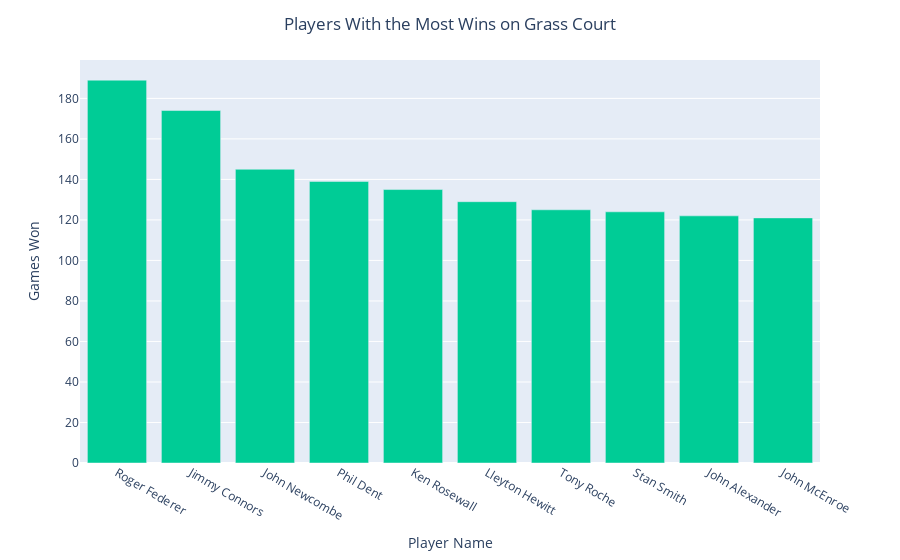
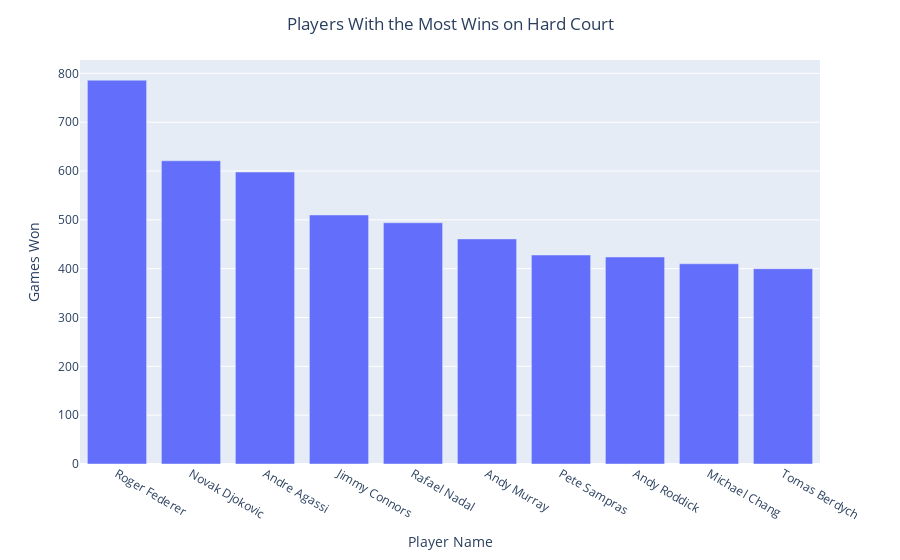
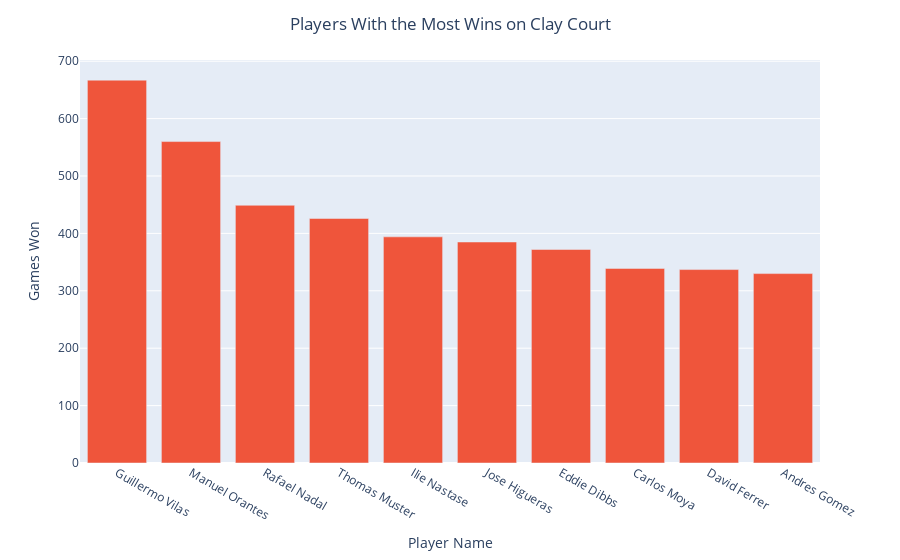
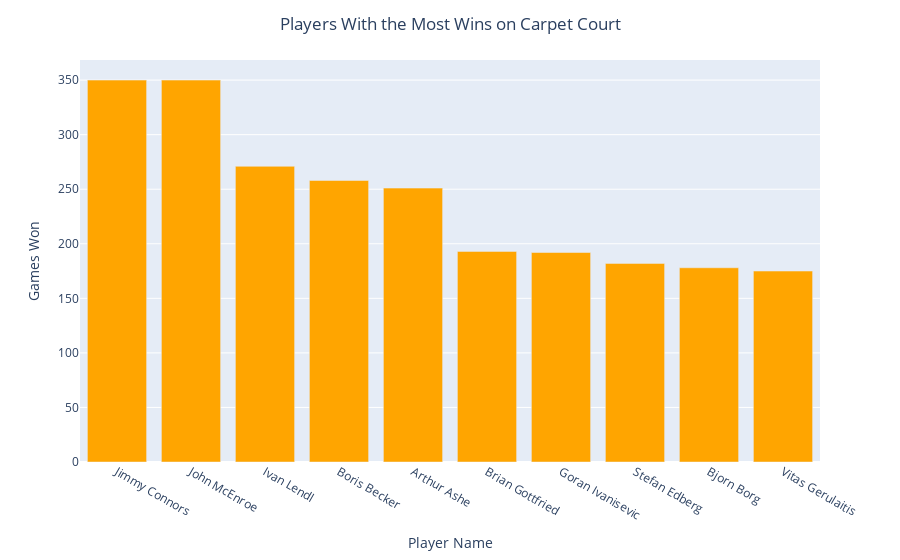

These figures' notebook cell, in order:
### Code cell
import plotly.express as px

def court_surface(df):
    """
    In this function, it takes a dataframe and will create four bar graphs
    presenting the top 10 players that won the most games within that
    type of court. With plotly, the bar graph displays the name, games won
    on that court, number of times that player played on that court, and
    their winning percentage on that court.
    Special cases:
    """
    winner = df.groupby(['winner_name', 'surface'], as_index=False).size()
    loser = df.groupby(['loser_name', 'surface'], as_index=False).size()
    winner_loser = winner.merge(loser, left_on=['winner_name', 'surface'],
                                right_on=['loser_name', 'surface'],
                                how='inner')
    winner_loser['surface_total'] = (winner_loser['size_x'] +
                                     winner_loser['size_y'])
    winner_loser['total_matches'] = (winner_loser['surface_total']
                                     .groupby(winner_loser['winner_name'])
                                     .transform('sum'))
    winner_loser = winner_loser.rename(columns={'winner_name': 'name',
                                       'size_x': 'won', 'size_y': 'lost'})
    winner_loser = winner_loser.drop(['loser_name'], axis=1)
    winner_loser['win_rate'] = round((winner_loser['won'] /
                                      winner_loser['surface_total']) * 100, 2)
    # winner_loser.to_csv('winner_loser.csv')
    # print(winner_loser)

    grass_court = winner_loser[winner_loser['surface'] == 'Grass']
    grass_court_top10 = grass_court.nlargest(10, 'won')
    fig1 = px.bar(grass_court_top10, x='name', y='won',
                  hover_data=['surface_total', 'win_rate'],
                  labels={
                     'name': 'Player Name',
                     'won': 'Games Won',
                     'surface_total': 'Total Matches on Grass',
                     'win_rate': 'Winning Percentage on Grass'
                  })
    fig1.update_traces(marker_color='#00CC96')
    fig1.update_layout(title_text='Players With the Most Wins on Grass Court',
                       title_x=0.5)
    fig1.show()

    hard_court = winner_loser[winner_loser['surface'] == 'Hard']
    hard_court_top10 = hard_court.nlargest(10, 'won')
    fig2 = px.bar(hard_court_top10, x='name', y='won',
                  color_discrete_sequence=['blue'],
                  hover_data=['surface_total', 'win_rate'],
                  labels={
                     'name': 'Player Name',
                     'won': 'Games Won',
                     'surface_total': 'Total Matches on Hard',
                     'win_rate': 'Winning Percentage on Hard'
                  })
    fig2.update_traces(marker_color='#636EFA')
    fig2.update_layout(title='Players With the Most Wins on Hard Court',
                       title_x=0.5)
    fig2.show()

    clay_court = winner_loser[winner_loser['surface'] == 'Clay']
    clay_court_top10 = clay_court.nlargest(10, 'won')
    fig3 = px.bar(clay_court_top10, x='name', y='won',
                  color_discrete_sequence=['red'],
                  hover_data=['surface_total', 'win_rate'],
                  labels={
                     'name': 'Player Name',
                     'won': 'Games Won',
                     'surface_total': 'Total Matches on Clay',
                     'win_rate': 'Winning Percentage on Clay'
                  })
    fig3.update_traces(marker_color='#EF553B')
    fig3.update_layout(title_text='Players With the Most Wins on Clay Court',
                       title_x=0.5)
    fig3.show()

    carpet_court = winner_loser[winner_loser['surface'] == 'Carpet']
    carpet_court_top10 = carpet_court.nlargest(10, 'won')
    fig4 = px.bar(carpet_court_top10, x='name', y='won',
                  color_discrete_sequence=['orange'],
                  hover_data=['surface_total', 'win_rate'],
                  labels={
                     'name': 'Player Name',
                     'won': 'Games Won',
                     'surface_total': 'Total Matches on Carpet',
                     'win_rate': 'Winning Percentage on Carpet'
                  })
    fig4.update_layout(title='Players With the Most Wins on Carpet Court',
                       title_x=0.5)
    fig4.show()

# figure 5 is top 10 player overall
    top_10 = winner_loser
    top_10['total_won'] = (top_10['won']
                         .groupby(top_10['name'])
                         .transform('sum'))
    top_10 = top_10.nlargest(40, 'total_won')
    fig5 = px.bar(top_10, x='name', y='won', color='surface',
                  color_discrete_map={
                      'Carpet': 'orange',
                      'Clay': '#EF553B',
                      'Grass': '#00CC96',
                      'Hard': '#636EFA'},
                  hover_data=['surface_total', 'win_rate'],
                  labels={
                     'name': 'Player Name',
                     'won': 'Games Won',
                     'surface_total': 'Total Matches on Surface',
                     'win_rate': 'Winning Percentage on Surface'
                  })
    fig5.update_layout(title='Top 10 Players with the Most Wins Overall',
                       title_x=0.5)
    fig5.show()

court_surface(data)

### Figure 1 — Plotly figure (JSON) as saved in the notebook; plotly's stock layout.template omitted (floating-point values rounded to 4 significant figures)
{"data": [{"alignmentgroup": "True", "customdata": [[216, 87.5], [212, 82.08], [185, 78.38], [214, 64.95], [171, 78.95], [171, 75.44], [161, 77.64], [166, 74.7], [205, 59.51], [141, 85.82]], "hovertemplate": "Player Name=%{x}<br>Games Won=%{y}<br>Total Matches on Grass=%{customdata[0]}<br>Winning Percentage on Grass=%{customdata[1]}<extra></extra>", "legendgroup": "", "marker": {"color": "#00CC96"}, "name": "", "offsetgroup": "", "orientation": "v", "showlegend": false, "textposition": "auto", "type": "bar", "x": ["Roger Federer", "Jimmy Connors", "John Newcombe", "Phil Dent", "Ken Rosewall", "Lleyton Hewitt", "Tony Roche", "Stan Smith", "John Alexander", "John McEnroe"], "xaxis": "x", "y": [189, 174, 145, 139, 135, 129, 125, 124, 122, 121], "yaxis": "y"}], "layout": {"barmode": "relative", "legend": {"tracegroupgap": 0}, "margin": {"t": 60}, "title": {"text": "Players With the Most Wins on Grass Court", "x": 0.5}, "xaxis": {"anchor": "y", "domain": [0, 1], "title": {"text": "Player Name"}}, "yaxis": {"anchor": "x", "domain": [0, 1], "title": {"text": "Games Won"}}}}

### Figure 2 — Plotly figure (JSON) as saved in the notebook; plotly's stock layout.template omitted (floating-point values rounded to 4 significant figures)
{"data": [{"alignmentgroup": "True", "customdata": [[944, 83.26], [735, 84.49], [758, 78.89], [622, 81.99], [636, 77.67], [594, 77.61], [534, 80.15], [564, 75.18], [582, 70.45], [617, 64.83]], "hovertemplate": "Player Name=%{x}<br>Games Won=%{y}<br>Total Matches on Hard=%{customdata[0]}<br>Winning Percentage on Hard=%{customdata[1]}<extra></extra>", "legendgroup": "", "marker": {"color": "#636EFA"}, "name": "", "offsetgroup": "", "orientation": "v", "showlegend": false, "textposition": "auto", "type": "bar", "x": ["Roger Federer", "Novak Djokovic", "Andre Agassi", "Jimmy Connors", "Rafael Nadal", "Andy Murray", "Pete Sampras", "Andy Roddick", "Michael Chang", "Tomas Berdych"], "xaxis": "x", "y": [786, 621, 598, 510, 494, 461, 428, 424, 410, 400], "yaxis": "y"}], "layout": {"barmode": "relative", "legend": {"tracegroupgap": 0}, "margin": {"t": 60}, "title": {"text": "Players With the Most Wins on Hard Court", "x": 0.5}, "xaxis": {"anchor": "y", "domain": [0, 1], "title": {"text": "Player Name"}}, "yaxis": {"anchor": "x", "domain": [0, 1], "title": {"text": "Games Won"}}}}

### Figure 3 — Plotly figure (JSON) as saved in the notebook; plotly's stock layout.template omitted (floating-point values rounded to 4 significant figures)
{"data": [{"alignmentgroup": "True", "customdata": [[837, 79.69], [730, 76.71], [491, 91.45], [556, 76.62], [503, 78.33], [568, 67.78], [504, 73.81], [482, 70.33], [478, 70.5], [470, 70.21]], "hovertemplate": "Player Name=%{x}<br>Games Won=%{y}<br>Total Matches on Clay=%{customdata[0]}<br>Winning Percentage on Clay=%{customdata[1]}<extra></extra>", "legendgroup": "", "marker": {"color": "#EF553B"}, "name": "", "offsetgroup": "", "orientation": "v", "showlegend": false, "textposition": "auto", "type": "bar", "x": ["Guillermo Vilas", "Manuel Orantes", "Rafael Nadal", "Thomas Muster", "Ilie Nastase", "Jose Higueras", "Eddie Dibbs", "Carlos Moya", "David Ferrer", "Andres Gomez"], "xaxis": "x", "y": [667, 560, 449, 426, 394, 385, 372, 339, 337, 330], "yaxis": "y"}], "layout": {"barmode": "relative", "legend": {"tracegroupgap": 0}, "margin": {"t": 60}, "title": {"text": "Players With the Most Wins on Clay Court", "x": 0.5}, "xaxis": {"anchor": "y", "domain": [0, 1], "title": {"text": "Player Name"}}, "yaxis": {"anchor": "x", "domain": [0, 1], "title": {"text": "Games Won"}}}}

### Figure 4 — Plotly figure (JSON) as saved in the notebook; plotly's stock layout.template omitted (floating-point values rounded to 4 significant figures)
{"data": [{"alignmentgroup": "True", "customdata": [[429, 81.59], [413, 84.75], [326, 83.13], [325, 79.38], [322, 77.95], [279, 69.18], [267, 71.91], [258, 70.54], [220, 80.91], [262, 66.79]], "hovertemplate": "Player Name=%{x}<br>Games Won=%{y}<br>Total Matches on Carpet=%{customdata[0]}<br>Winning Percentage on Carpet=%{customdata[1]}<extra></extra>", "legendgroup": "", "marker": {"color": "orange"}, "name": "", "offsetgroup": "", "orientation": "v", "showlegend": false, "textposition": "auto", "type": "bar", "x": ["Jimmy Connors", "John McEnroe", "Ivan Lendl", "Boris Becker", "Arthur Ashe", "Brian Gottfried", "Goran Ivanisevic", "Stefan Edberg", "Bjorn Borg", "Vitas Gerulaitis"], "xaxis": "x", "y": [350, 350, 271, 258, 251, 193, 192, 182, 178, 175], "yaxis": "y"}], "layout": {"barmode": "relative", "legend": {"tracegroupgap": 0}, "margin": {"t": 60}, "title": {"text": "Players With the Most Wins on Carpet Court", "x": 0.5}, "xaxis": {"anchor": "y", "domain": [0, 1], "title": {"text": "Player Name"}}, "yaxis": {"anchor": "x", "domain": [0, 1], "title": {"text": "Games Won"}}}}
